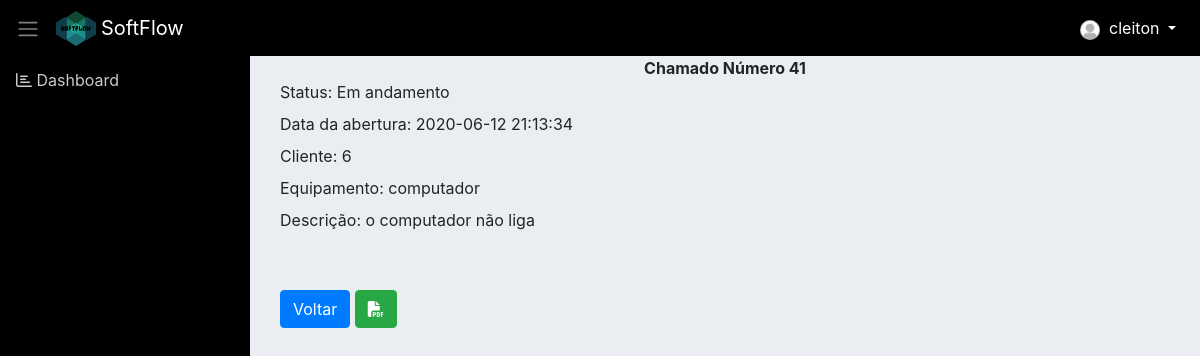
The page /visualizar_chamadoFinalizado.php?id=41 (signed in) on the database as committed earlier.
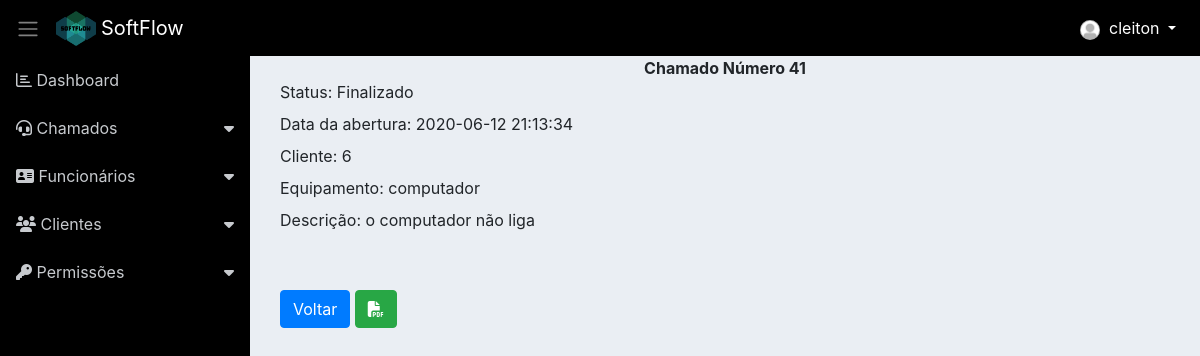
The same page on the database as committed later.
### tables this page shows
CREATE TABLE `chamado` (
  `id` int(11) NOT NULL,
  `id_cliente` int(11) NOT NULL,
  `id_funcionario` int(11) DEFAULT NULL,
  `status` varchar(155) NOT NULL,
  `equipamento` varchar(115) NOT NULL,
  `descricao` varchar(155) NOT NULL,
  `abertura` varchar(155) NOT NULL,
  `encerramento` varchar(155) DEFAULT NULL
);

### classes/Model.php (called while the page is built, shortened)
<?php
require_once 'Conn.php';
class Model
{
	protected $tabela;
	protected $class;
	protected $db;
    public function __construct()
    {
        $conn = new Conn();
        $this->db = $conn->getConn();
    }
    public function get($id)
    {
    	$sql = "SELECT * FROM {$this->tabela} WHERE id = {$id}";
    	$stmt = $this->db->prepare($sql);
    	$stmt->setFetchMode(PDO::FETCH_CLASS, $this->class);
    	$stmt->execute();
    	return $stmt->fetch();
    }
}

### classes/Conn.php (called while the page is built)
<?php
class Conn {
    public static $Host = "localhost";
    public static $User = "root";
    public static $Pass = "";
    public static $Dbname = "sistema_informatica_pi";
    private static $Connect = null;
    private static function Conectar() {
        try {
            if(self::$Connect == null):
                self::$Connect = new PDO('mysql:host=' . self::$Host .';dbname='.self::$Dbname, self::$User, self::$Pass);
            endif;
        } catch (Exception $ex) {
            echo 'Mensagem: ' . $ex->getMessage();
            die;
        }
        return self::$Connect;
    }
    public function getConn() {
        return self::Conectar();
    }
}

### classes/ChamadoDAO.php (called while the page is built, shortened)
<?php
require_once 'Model.php';
class ChamadoDAO extends Model
{
    public function __construct() {
    	$this->tabela = 'chamado';
    	$this->class = 'Chamado';
    }
}

### classes/Chamado.php (called while the page is built, shortened)
<?php
class Chamado
{
	private $id;
	private $id_cliente;
	private $status;
	private $descricao;
	private $abertura;
    private $equipamento;
    public function getId()
    {
        return $this->id;
    }
    public function getStatus()
    {
        return $this->status;
    }
    public function getDescricao()
    {
        return $this->descricao;
    }
    public function getAbertura()
    {
        return $this->abertura;
    }
    public function getIdCliente()
    {
        return $this->id_cliente;
    }
    public function getEquipamento()
    {
        return $this->equipamento;
    }
}

### visualizar_chamadoFinalizado.php (the view, shortened to what this page needs)
<?php include './layout/header.php'; ?>
<?php include './layout/menu.php'; ?>
<?php
	require 'classes/Chamado.php';
	require 'classes/ChamadoDAO.php';
	$chamado = new Chamado();
	if(isset($_GET['id']) && $_GET['id'] != ''){
		$id = $_GET['id'];
		$chamadoDAO = new ChamadoDAO();
		$chamado = $chamadoDAO->get($id);
	}
?>
<div class="container">
	<div class="text-center">
	<strong>Chamado Número <?php echo $chamado->getId() ?></strong>
	</div>
	<div class="container">
	<label>Status: <?php echo $chamado->getStatus() ?></label><br>
	<label>Data da abertura: <?php echo $chamado->getAbertura() ?></label><br>
	<label>Cliente: <?php echo $chamado->getIdCliente() ?></label><br>
	<label>Equipamento: <?php echo $chamado->getEquipamento() ?></label><br>
	<label>Descrição: <?php echo $chamado->getDescricao() ?></label><br>
	</div>
	<div class="container">
			<a href="chamado_espera.php" class="btn btn-primary">Voltar</a>
			<a href="pdf_chamado_finalizado.php?id=<?= $chamado->getId() ?>" class="btn btn-success"><i class="fas fa-file-pdf"></i></a>
	</div>
</div>
<?php include './layout/footer.php'; ?>

### layout/menu.php (shortened to what this page needs)
<?php
  $permissaoClienteMenu = retornaControle('cliente');
  $permissaoChamadoMenu = retornaControle('chamado');
  $permissaoFuncionarioMenu = retornaControle('funcionario');
  $permissaoPermissoes = retornaControle('chamados_geral');
?>
<nav class="sidebar">
    <ul class="list-unstyled">
        <li><a href="adm.php"><i class="far fa-chart-bar"></i></i> Dashboard</a></li>
        <?php if(!empty($permissaoChamadoMenu)): ?>
        <li>
            <a href="#submenu4" data-toggle="collapse">
                <i class="fas fa-headset"></i> Chamados</a>
        </li>
        <?php endif; ?>
        <?php if(!empty($permissaoFuncionarioMenu)): ?>
        <li>
            <a href="#submenu2" data-toggle="collapse"><i class="fas fa-address-card"></i> Funcionários</a>
        </li>
        <?php endif; ?>
        <?php if(!empty($permissaoClienteMenu)): ?>
        <li>
            <a href="#submenu3" data-toggle="collapse">
            <i class="fas fa-users fa"></i> Clientes</a>
        </li>
        <?php endif; ?>
        <?php if(!empty($permissaoPermissoes)): ?>
        <li>
            <a href="#submenu5" data-toggle="collapse">
            <i class="fas fa-key fa"></i> Permissões</a>
        </li>
        <?php endif; ?>
    </ul>
</nav>

Rows that differ between the two databases and show on the page:
changed chamado "computador": status "Em andamento" → "Finalizado"
Other text that changed with them:
text now shown: "Chamados Funcionários Clientes Permissões"
